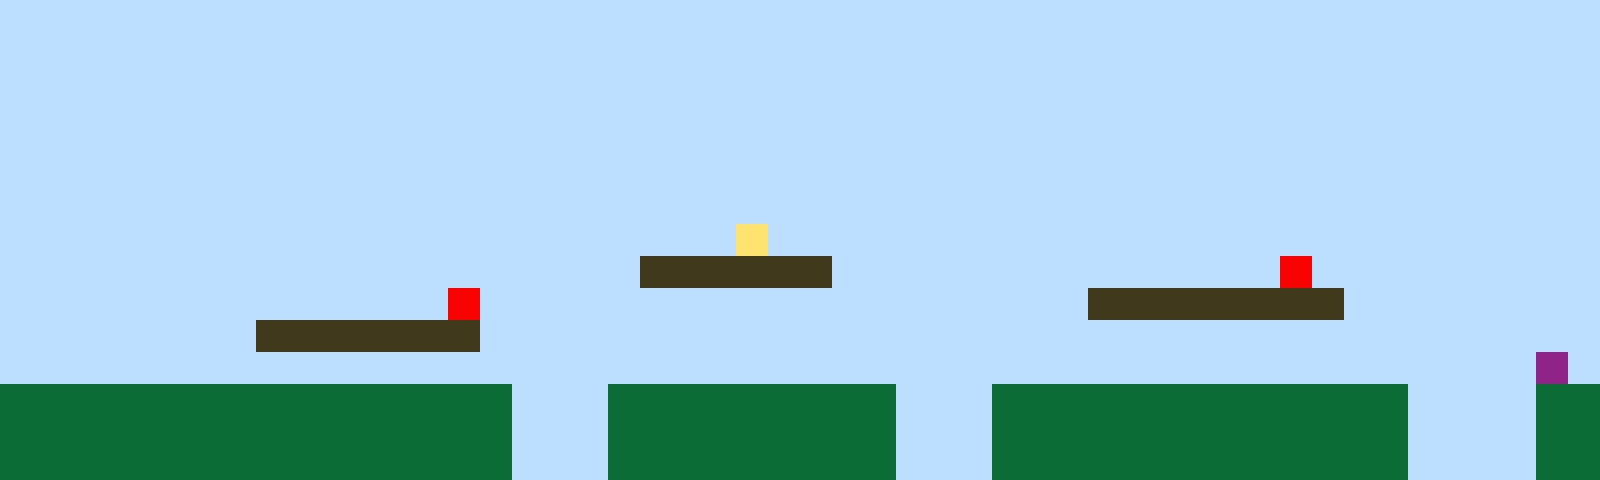

Below is a game level as drawn by its tile map, then a one-line description and the .tmx file that defines it, in full:
An orthogonal 50x15 tile map with 32x32 px tiles, 1 tile layer (Tile Layer 1).

<map version="1.10" tiledversion="1.11.2" orientation="orthogonal" renderorder="right-up" width="50" height="15" tilewidth="32" tileheight="32" infinite="0" nextlayerid="2" nextobjectid="1"><editorsettings><export target="map1.csv" format="csv" /></editorsettings><tileset firstgid="1" name="sprites" tilewidth="32" tileheight="32" tilecount="6" columns="3"><image source="sprites.png" width="96" height="64" /></tileset><layer id="1" name="Tile Layer 1" width="50" height="15"><data encoding="csv">1,1,1,1,1,1,1,1,1,1,1,1,1,1,1,1,1,1,1,1,1,1,1,1,1,1,1,1,1,1,1,1,1,1,1,1,1,1,1,1,1,1,1,1,1,1,1,1,1,1,1,1,1,1,1,1,1,1,1,1,1,1,1,1,1,1,1,1,1,1,1,1,1,1,1,1,1,1,1,1,1,1,1,1,1,1,1,1,1,1,1,1,1,1,1,1,1,1,1,1,1,1,1,1,1,1,1,1,1,1,1,1,1,1,1,1,1,1,1,1,1,1,1,1,1,1,1,1,1,1,1,1,1,1,1,1,1,1,1,1,1,1,1,1,1,1,1,1,1,1,1,1,1,1,1,1,1,1,1,1,1,1,1,1,1,1,1,1,1,1,1,1,1,1,1,1,1,1,1,1,1,1,1,1,1,1,1,1,1,1,1,1,1,1,1,1,1,1,1,1,1,1,1,1,1,1,1,1,1,1,1,1,1,1,1,1,1,1,1,1,1,1,1,1,1,1,1,1,1,1,1,1,1,1,1,1,1,1,1,1,1,1,1,1,1,1,1,1,1,1,1,1,1,1,1,1,1,1,1,1,1,1,1,1,1,1,1,1,1,1,1,1,1,1,1,1,1,1,1,1,1,1,1,1,1,1,1,1,1,1,1,1,1,1,1,1,1,1,1,1,1,1,1,1,1,1,1,1,1,1,1,1,1,1,1,1,1,1,1,1,1,1,1,1,1,1,1,1,1,1,1,1,1,1,1,1,1,1,1,1,1,1,1,1,1,1,1,1,1,1,1,1,1,1,1,1,1,1,1,1,1,1,1,1,1,1,1,1,1,1,1,1,1,4,1,1,1,1,1,1,1,1,1,1,1,1,1,1,1,1,1,1,1,1,1,1,1,1,1,1,1,1,1,1,1,1,1,1,1,1,1,1,1,1,1,1,1,1,1,1,3,3,3,3,3,3,1,1,1,1,1,1,1,1,1,1,1,1,1,1,5,1,1,1,1,1,1,1,1,1,1,1,1,1,1,1,1,1,1,1,1,1,1,1,5,1,1,1,1,1,1,1,1,1,1,1,1,1,1,1,1,1,1,1,3,3,3,3,3,3,3,3,1,1,1,1,1,1,1,1,1,1,1,1,1,1,1,1,3,3,3,3,3,3,3,1,1,1,1,1,1,1,1,1,1,1,1,1,1,1,1,1,1,1,1,1,1,1,1,1,1,1,1,1,1,1,1,1,1,1,1,1,1,1,1,1,1,1,1,1,1,1,1,1,1,1,1,1,1,1,1,1,1,1,1,1,1,1,1,1,1,1,1,1,1,1,1,1,1,1,1,1,1,1,1,1,1,1,6,1,2,2,2,2,2,2,2,2,2,2,2,2,2,2,2,2,1,1,1,2,2,2,2,2,2,2,2,2,1,1,1,2,2,2,2,2,2,2,2,2,2,2,2,2,1,1,1,1,2,2,2,2,2,2,2,2,2,2,2,2,2,2,2,2,2,2,1,1,1,2,2,2,2,2,2,2,2,2,1,1,1,2,2,2,2,2,2,2,2,2,2,2,2,2,1,1,1,1,2,2,2,2,2,2,2,2,2,2,2,2,2,2,2,2,2,2,1,1,1,2,2,2,2,2,2,2,2,2,1,1,1,2,2,2,2,2,2,2,2,2,2,2,2,2,1,1,1,1,2,2</data></layer></map>
